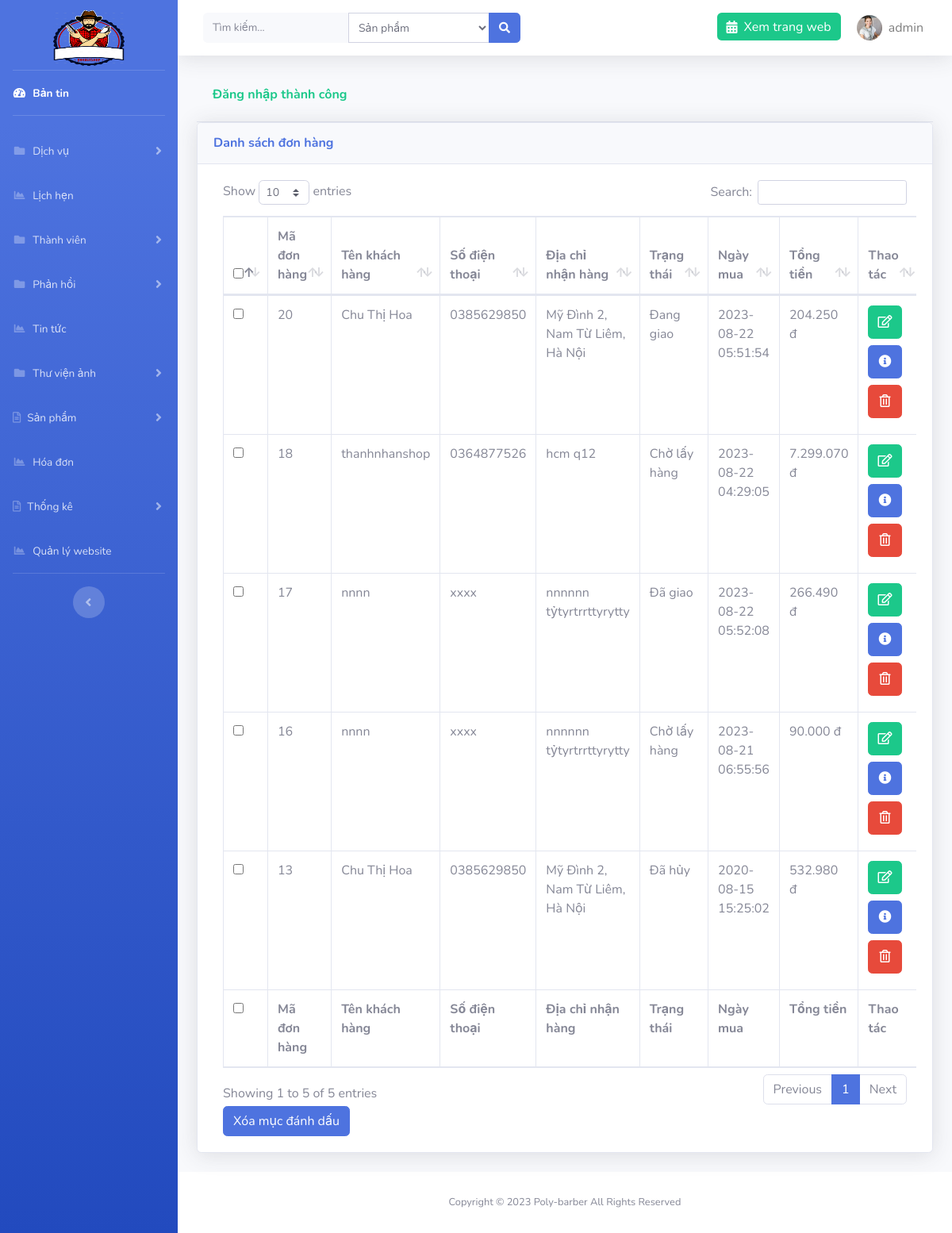
Screenshot of /admin/?page=order (signed in) with the database file from the repository.
### tables this page shows
CREATE TABLE `setting` (
  `id` int(11) NOT NULL,
  `logo` varchar(191) NOT NULL,
  `file_ico` varchar(191) NOT NULL,
  `title` varchar(191) NOT NULL,
  `introduce` text NOT NULL,
  `slogan` varchar(191) NOT NULL
);

CREATE TABLE `orders` (
  `id` int(11) NOT NULL,
  `id_user` int(11) NOT NULL,
  `status` varchar(191) NOT NULL,
  `address` varchar(255) NOT NULL,
  `phone` varchar(11) NOT NULL,
  `created_at` timestamp NOT NULL DEFAULT current_timestamp() ON UPDATE current_timestamp()
);

CREATE TABLE `users` (
  `id` int(11) NOT NULL,
  `account` varchar(191) NOT NULL,
  `password` varchar(191) NOT NULL,
  `name` varchar(191) NOT NULL,
  `address` varchar(255) NOT NULL,
  `phone` varchar(11) NOT NULL,
  `email` varchar(191) NOT NULL,
  `role` int(1) NOT NULL,
  `images` varchar(191) DEFAULT NULL,
  `code` varchar(191) DEFAULT NULL,
  `time_code` int(11) DEFAULT NULL
);

### libs/database.php (called while the page is built, shortened)
<?php
function connection()
{
    try {
       $conn = new PDO("mysql:host=localhost; dbname=cattoc; charset=utf8", "root", "");
    } catch (PDOException $e) {
        echo "Lỗi Kết nối" . $e->getMessage();
    }
    return $conn;
}
function query_exe($sql) {
    $conn = connection();
    try {
        $stmt = $conn->prepare($sql);
        $stmt->execute();
        $result = $stmt->fetchAll(PDO::FETCH_ASSOC);
        return $result;
    } catch (PDOException $e) {
        echo "Lỗi dữ liệu" . $e->getMessage();
    } finally {
        unset($conn);
    }
}
function query_limit($sql) {
    $conn = connection();
    try {
        $stmt = $conn->prepare($sql);
        $stmt->execute();
        $result = $stmt->fetch(PDO::FETCH_ASSOC);
        return $result;
    } catch (PDOException $e) {
        echo "Lỗi dữ liệu" . $e->getMessage();
    } finally {
        unset($conn);
    }
}

### libs/setting.php (called while the page is built, shortened)
<?php
require_once "database.php";
function list_limit_setting(){
    $sql = "SELECT * from setting order by id limit 0,1";
    return query_limit($sql);
}

### libs/order.php (called while the page is built, shortened)
<?php
require_once "database.php";
function list_all_order(){
    $sql = "SELECT orders.*, name from orders inner join users on users.id= orders.id_user ORDER BY id DESC";
    return query_exe($sql);
}

### libs/order-detail.php (called while the page is built, shortened)
<?php
function list_all_detail($order){
    $sql = "SELECT order_detail.*, name,images,price,sale from order_detail inner join products on products.id= order_detail.id_product
    where id_order = $order
     ORDER BY id DESC";
    return query_exe($sql);
}

### admin/orders/index.php (the view, shortened to what this page needs)
<?php
$order = list_all_order();
?>
<div class="container-fluid">
    <?php if (isset($_SESSION['message'])) : ?>
        <div class="card-header py-3 text-success">
            <h6 class="font-weight-bold"><?= $_SESSION['message'] ?></h6>
        </div>
    <?php endif; ?>
    <div class="card shadow mb-4">
        <div class="card-header py-3">
            <h6 class="m-0 font-weight-bold text-primary">Danh sách đơn hàng</h6>
        </div>
        <div class="card-body">
            <div class="table-responsive">
                <form action="" method="POST" class="col-md-12">
                    <table class="table table-bordered" id="dataTable" width="100%" cellspacing="0">
                        <thead>
                            <tr>
                                <th>
                                    <input type="checkbox" name="checkall" class="checkall">
                                </th>
                                <th>Mã đơn hàng</th>
                                <th>Tên khách hàng</th>
                                <th>Số điện thoại</th>
                                <th>Địa chỉ nhận hàng</th>
                                <th>Trạng thái</th>
                                <th>Ngày mua</th>
                                <th>Tổng tiền</th>
                                <th>Thao tác</th>
                            </tr>
                        </thead>
                        <tfoot>
                            <tr>
                            <th>
                                <input type="checkbox" name="checkall" class="checkall">
                                </th>
                                <th>Mã đơn hàng</th>
                                <th>Tên khách hàng</th>
                                <th>Số điện thoại</th>
                                <th>Địa chỉ nhận hàng</th>
                                <th>Trạng thái</th>
                                <th>Ngày mua</th>
                                <th>Tổng tiền</th>
                                <th>Thao tác</th>
                            </tr>
                        </tfoot>
                        <tbody>
                            <?php foreach ($order as $o) : ?>
                                <tr>
                                    <td>
                                        <input type="checkbox" name="id[]" id="" value="<?= $o['id'] ?>">
                                    </td>
                                    <td><?= $o['id'] ?></td>
                                    <td><?= $o['name'] ?></td>
                                    <td><?= $o['phone'] ?></td>
                                    <td><?= $o['address'] ?></td>
                                    <td><?= $o['status'] ?></td>
                                    <td><?= $o['created_at'] ?></td>
                                    <?php  $detail = list_all_detail($o['id']);
                                    $total=0;
                                    foreach($detail as $d){
                                        $price_new=$d['price']-($d['price']*$d['sale']);
                                        $total += $d['quantity']*$price_new;
                                    }
                                    ?>
                                    <td><?=number_format($total,0,',','.').' đ';?></td>
                                    <td>
                                        <a href="<?= ROOT ?>admin/?page=order&action=edit&id=<?= $o['id'] ?>" class="btn btn-success d-block p-2 w-75 mb-2"><i class="far fa-edit"></i></a>
                                        <a href="<?= ROOT ?>admin/?page=order&action=detail&id=<?= $o['id'] ?>" class="btn btn-primary d-block p-2 w-75 mb-2"><i class="fas fa-info-circle"></i></a>
                                        <a href="<?= ROOT ?>admin/?page=order&id=<?= $o['id'] ?>" onclick="return confirm('Bạn có chắc muốn xóa không')" class="btn btn-danger d-block p-2 w-75 mb-2"><i class="far fa-trash-alt"></i></a>
                                    </td>
                                </tr>
                            <?php endforeach; ?>
                        </tbody>
                    </table>
                    <button type="submit" class="btn btn-primary" id="btndel-category" name="btn-del">Xóa mục đánh dấu</button>
                </form>
            </div>
        </div>
    </div>
</div>

### admin/template/header.php (shortened to what this page needs)
<?php $setting = list_limit_setting(); ?>
<!DOCTYPE html>
<html lang="en">
<head>
    <link href="resource/vendor/fontawesome-free/css/all.min.css" rel="stylesheet" type="text/css">
    <link rel="stylesheet" href="resource/vendor/select2.min.css" />
<link rel="stylesheet" href="https://maxcdn.bootstrapcdn.com/bootstrap/4.4.1/css/bootstrap.min.css">
    <link href="resource/css/sb-admin-2.css" rel="stylesheet">
    <link href="resource/vendor/datatables/dataTables.bootstrap4.min.css" rel="stylesheet">
</head>
<body id="page-top">
    <div id="wrapper">
        <ul class="navbar-nav bg-gradient-primary sidebar sidebar-dark accordion" id="accordionSidebar">
            <a class="sidebar-brand d-flex align-items-center justify-content-center mb-3 pt-5" href="<?=ROOT?>admin">
                <img src="../images/<?=$setting['logo']?>" alt="logo" width="90" height="70">
            </a>
            <hr class="sidebar-divider my-0">
            <li class="nav-item active">
                <a class="nav-link" href="<?= ROOT ?>admin">
                    <i class="fas fa-fw fa-tachometer-alt"></i>
                    <span>Bản tin</span></a>
            </li>
            <hr class="sidebar-divider">
            <li class="nav-item">
                <a class="nav-link collapsed" href="#" data-toggle="collapse" data-target="#collapsePages" aria-expanded="true" aria-controls="collapsePages">
                    <i class="fas fa-fw fa-folder"></i>
                    <span>Dịch vụ</span>
                </a>
            </li>
            <li class="nav-item">
                <a class="nav-link" href="<?= ROOT ?>admin/?page=appointment">
                    <i class="fas fa-fw fa-chart-area"></i>
                    <span>Lịch hẹn</span></a>
            </li>
             <li class="nav-item">
                <a class="nav-link collapsed" href="#" data-toggle="collapse" data-target="#collapsePages2" aria-expanded="true" aria-controls="collapsePages">
                    <i class="fas fa-fw fa-folder"></i>
                    <span>Thành viên</span>
                </a>
            </li>
             <li class="nav-item">
                <a class="nav-link collapsed" href="#" data-toggle="collapse" data-target="#collapsePages3" aria-expanded="true" aria-controls="collapsePages">
                    <i class="fas fa-fw fa-folder"></i>
                    <span>Phản hồi</span>
                </a>
            </li>
               <li class="nav-item">
                <a class="nav-link" href="<?= ROOT ?>admin/?page=new">
                    <i class="fas fa-fw fa-chart-area"></i>
                    <span>Tin tức</span></a>
            </li>
  <li class="nav-item">
                <a class="nav-link collapsed" href="#" data-toggle="collapse" data-target="#collapsePages4" aria-expanded="true" aria-controls="collapsePages">
                    <i class="fas fa-fw fa-folder"></i>
                    <span>Thư viện ảnh</span>
                </a>
            </li>
            <li class="nav-item">
                <a class="nav-link collapsed" href="#" data-toggle="collapse" data-target="#collapseTwo" aria-expanded="true" aria-controls="collapseTwo">
                    <i class="far fa-file-alt"></i>
                    <span>Sản phẩm</span>
                </a>
            </li>
            <li class="nav-item">
                <a class="nav-link" href="<?= ROOT ?>admin/?page=order">
                    <i class="fas fa-fw fa-chart-area"></i>
                    <span>Hóa đơn</span></a>
            </li>
            <li class="nav-item">
                <a class="nav-link collapsed" href="#" data-toggle="collapse" data-target="#collapseTwo1" aria-expanded="true" aria-controls="collapseTwo">
                    <i class="far fa-file-alt"></i>
                    <span>Thống kê</span>
                </a>
            </li>
               <li class="nav-item">
                <a class="nav-link" href="<?= ROOT ?>admin/?page=setting">
                    <i class="fas fa-fw fa-chart-area"></i>
                    <span>Quản lý website</span></a>
            </li>
            <hr class="sidebar-divider d-none d-md-block">
            <div class="text-center d-none d-md-inline">
                <button class="rounded-circle border-0" id="sidebarToggle"></button>
            </div>
        </ul>
        <div id="content-wrapper" class="d-flex flex-column">
            <div id="content">
                <nav class="navbar navbar-expand navbar-light bg-white topbar mb-4 static-top shadow">
                    <form class="d-none d-sm-inline-block form-inline mr-auto ml-md-3 my-2 my-md-0 mw-100 navbar-search" method="POST" action="<?= ROOT ?>admin/search.php">
                        <div class="input-group">
                            <input name="keyword" type="text" title="Vui lòng nhập nội dung tìm kiếm" class="form-control bg-light border-0 small" placeholder="Tìm kiếm..." aria-label="Search" aria-describedby="basic-addon2" required>
                            <select name="select_search" id="" class="form-control form-control-sm select-search">
                        <option value="1">Sản phẩm</option>
                    </select>
                            <div class="input-group-append">
                                <button class="btn btn-primary" type="submit">
                                    <i class="fas fa-search fa-sm"></i>
                                </button>
                            </div>
                        </div>
                    </form>
                    <ul class="navbar-nav ml-auto">
                        <li class="nav-item no-arrow">
                            <a href="<?=ROOT?>" class="nav-link bg-success text-white h-50 mt-3 rounded"><i class="fas fa-calendar-alt mr-2"></i>Xem trang web</a>
                        </li>
                        <li class="nav-item dropdown no-arrow">
                            <a class="nav-link dropdown-toggle" href="" id="userDropdown" role="button" data-toggle="dropdown" aria-haspopup="true" aria-expanded="false">
                                <img class="img-profile rounded-circle" src="../images/users/<?=$_SESSION['user']['images']?>">
                                <span class="ml-2 mr-2 text-black-50"><?=$_SESSION['user']['account']?></span>
                            </a>
                        </li>
                    </ul>
                </nav>

### rows the page displays
setting: logo (picture)
orders: id "20", id_user.name "Chu Thị Hoa", phone "0385629850", address "Mỹ Đình 2, Nam Từ Liêm, Hà Nội", status "Đang giao", created_at "2023-08-22 05:51:54", total "204.250"
orders: id "18", id_user.name "thanhnhanshop", phone "0364877526", address "hcm q12", status "Chờ lấy hàng", created_at "2023-08-22 04:29:05", total "7.299.070"
orders: id "17", id_user.name "nnnn", phone "xxxx", address "nnnnnn tỷtyrtrrttyrytty", status "Đã giao", created_at "2023-08-22 05:52:08", total "266.490"
orders: id "16", id_user.name "nnnn", phone "xxxx", address "nnnnnn tỷtyrtrrttyrytty", status "Chờ lấy hàng", created_at "2023-08-21 06:55:56", total "90.000"
orders: id "13", id_user.name "Chu Thị Hoa", phone "0385629850", address "Mỹ Đình 2, Nam Từ Liêm, Hà Nội", status "Đã hủy", created_at "2020-08-15 15:25:02", total "532.980"

### other values shown
$_SESSION['user']['account'] "admin"
$_SESSION['message'] "Đăng nhập thành công"
